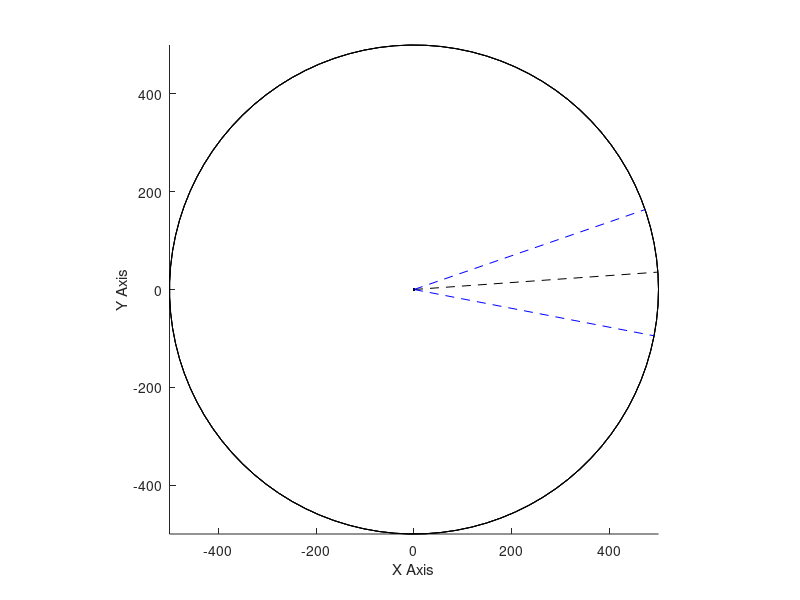

Here is the MATLAB script that generated this plot: (Note: this script raises an error after producing the figure.)
% параметры
radius = 500; % Радиус зоны обзора радара
deltaT = 0.017; % Шаг времени моделирования
falseObjProb = 0.1; % Вероятность появления ложной цели
curr_time = 0; % Текущее время

% Графика
figure;
hold on;
axis equal;
xlim([-radius, radius]);
ylim([-radius, radius]);
xlabel('X Axis');
ylabel('Y Axis');

% Параметры шума
muX = 0; muY = 0;
sigmaX = 1; sigmaY = 1;

% Параметры наблюдений (с шумами)
muD = 0; muAngle = 0; muTime = 0;
sigmaD = 1; sigmaAngle = deg2rad(1); sigmaTime = 0.01;

% Радар 
radar_angle = 0; % Начальный угол луча
full_rotation_time = 4.5; % Полный оборот за 4.5 секунды
omega = 2 * pi / full_rotation_time; % Угловая скорость
angle_resolution_deg = 30; % Разрешение луча радара (в градусах)
angle_resolution_rad = deg2rad(angle_resolution_deg); % Переводим в радианы

% Цели 
n = 5;
real_speed =  [20, 25, 30, 40, 10]; % Скорости целей в метрах в секунду
min_speed = 10; max_speed = 40; % минимальная и максимальная скорость отслеживаемых объектов

% Хранение данных
true_x = cell(1,n);
true_y = cell(1,n);

% Трекеры, missedDetections - количество пропущенных отметок,
% notMissedDetections - количество последовательно полученных отметок,
% Инициализация 1 структуры с нужными полями
emptyObj = struct( ...
    'id', 0, ...
    'distance', [], ...
    'angle', [], ...  % угол положения цели в радианах
    'x', [], ...
    'y', [], ...
    'direction', [], ... 	% угол направления цели в декартовой системе координат
    'velocity', [], ...
    'countForAverage', 0, ...
    'missedDetections', 0, ...
    'timestamps', []);

% Пустой массив структур
tracks = repmat(emptyObj, 0, 1);

theta = zeros(1,n); % Направление движения
x_position = zeros(1,n);
y_position = zeros(1,n);

max_missed_frames = 5; % Максимальное число пропусков перед удалением

while true
    cla;

    % Массивы для хранения обнаруженных на данном шаге отметок (дистанция, угол, координаты и
    % время)
    viewed_d = [];
    viewed_angle = [];
    viewed_time = [];
    viewed_x = [];
    viewed_y = [];

    %Обновление радара
    radar_angle = mod(radar_angle + omega * deltaT, 2 * pi);

    % Рисуем окружность
    theta_circle = linspace(0, 2*pi, 100);
    plot(radius*cos(theta_circle), radius*sin(theta_circle), 'k-', 'HandleVisibility','off');
    plot(0, 0, '.', 'Color', "#000000", 'HandleVisibility','off');

    % Рисуем луч радара
    beam_x = radius * cos(radar_angle);
    beam_y = radius * sin(radar_angle);
    plot([0 beam_x], [0 beam_y], '--', 'LineWidth', 0.5, 'Color', "#000000");
    beam_x = radius * cos(radar_angle + angle_resolution_rad/2);
    beam_y = radius * sin(radar_angle + angle_resolution_rad/2);
    plot([0 beam_x], [0 beam_y], 'b--', 'LineWidth', 0.5);
    beam_x = radius * cos(radar_angle - angle_resolution_rad/2);
    beam_y = radius * sin(radar_angle - angle_resolution_rad/2);
    plot([0 beam_x], [0 beam_y], 'b--', 'LineWidth', 0.5, 'Color', "b");

    % Цикл
    for i = 1:n
        % если какая-то цель вышла за область видимости создаем новые
        % массивы для моделирования ее движения
        if isempty(true_x{i}) || sqrt(x_position(i)^2 + y_position(i)^2) >= radius
            start_angle = rand() * 2 * pi;
            x_position(i) = radius * cos(start_angle);
            y_position(i) = radius * sin(start_angle);
            theta(i) = mod(atan2(-y_position(i), -x_position(i)), 2*pi) + 2 * rand() - 1; % делаем чтобы цель двигалась на радар отклоняясь максимум на 1 радиан
            true_x{i}=[x_position(i)];
            true_y{i}=[y_position(i)];

        else % иначе находим ее координаты в соответствии со скоростью и направлением
            dx = real_speed(i) * deltaT * cos(theta(i)) + muX + sigmaX * randn * deltaT;
            dy = real_speed(i) * deltaT * sin(theta(i)) + muY + sigmaY * randn * deltaT;
            x_position(i) = x_position(i) + dx;
            y_position(i) = y_position(i) + dy;

            true_x{i}=[true_x{i}, x_position(i)];
            true_y{i}=[true_y{i}, y_position(i)];
            
            % рисуем реальную траекторию целей
            if length(true_x{i}) > 1
                plot(true_x{i}, true_y{i}, '--k');
            end
        end

        % попадание в луч радарa
        target_angle = mod(atan2(y_position(i), x_position(i)), 2*pi);
        angle_diff = min(mod(abs(target_angle - radar_angle), 2*pi), ...
                         mod(abs(radar_angle - target_angle), 2*pi));

        % если цель попала в луч радара вносим отметку в массив новых
        % отметок на текущем шаге (сделано)
        if angle_diff < angle_resolution_rad/2 
            distance = sqrt(x_position(i)^2 + y_position(i)^2) + muD + sigmaD * randn; 

            viewed_d = [viewed_d, distance];
            viewed_angle = [viewed_angle, target_angle + muAngle + sigmaAngle * randn];
            viewed_time = [viewed_time, curr_time + muTime + sigmaTime * randn];

            viewed_x = [viewed_x, distance*cos(viewed_angle(end))];
            viewed_y = [viewed_y, distance*sin(viewed_angle(end))];

            plot(viewed_x(end), viewed_y(end), 'o',...
                'MarkerFaceColor','g','MarkerEdgeColor','g','MarkerSize',10);

            %text(viewed_x{i}(end), viewed_y{i}(end), ...
                %sprintf('Angle: %.2f°\nDistance: %.2f', rad2deg(viewed_angle{i}(end)), distance), ...
                %'VerticalAlignment', 'bottom', 'HorizontalAlignment', 'right');
        end

        %Добавляем ложные отметки к массиву отметок полученных на данном
        %шаге (сделано)
        if rand < (falseObjProb * angle_resolution_deg / 180)

            theta0 = radar_angle + (2 * rand() - 1) * (angle_resolution_rad / 2); 
            r0 = sqrt(rand) * radius;

            viewed_d = [viewed_d, r0];
            viewed_angle = [viewed_angle, theta0];
            viewed_time = [viewed_time, curr_time + muTime + sigmaTime * randn];

            viewed_x = [viewed_x, distance*cos(viewed_angle(end))];
            viewed_y = [viewed_y, distance*sin(viewed_angle(end))];

            plot(viewed_x(end), viewed_y(end), '*', 'Color', "black"); 
        end

    end 
    
    if ~isempty(viewed_x)
        %% сначала делаем отождествление полученных отметок с существующими траекториями
        % пробегаемся по имеющимся траекториям и каждой присваиваем 
        % ближайшую к предсказанной отметку от радара, если она
        % удовлетворяет условиям о близости
        for t_id = 1:length(tracks)
            bestId = -1;
            if length(tracks(t_id)) > 1 % проверка что в треке есть хотя бы 2 точки
	            minDist = Inf;
                % по старым x и y вычисляем предсказание x и y, и по ним
                % предсказание дистанции
                pred_x = tracks(t_id).x(end) + tracks(t_id).vel(end) * (curr_time - tracks(t_id).timestamps(end)) * cos(tracks(t_id).direction(end));
                pred_y = tracks(t_id).y(end) + tracks(t_id).vel(end) * (curr_time - tracks(t_id).timestamps(end)) * sin(tracks(t_id).direction(end));
                pred_d = sqrt(pred_x^2 + pred_y^2);
                pred_angle = mod(atan2(pred_y, pred_x), 2*pi);
                
	            % ищем минимальное расстояние 
                for i = length(viewed_x):-1:1
                    if abs(viewed_d(i)-pred_d) <= 3*sigmaD && abs(viewed_angle(i)-pred_angle) <= 3*sigmaAngle
                        dist = sqrt((pred_x-viewed_x(i))^2+(pred_y-viewed_y(i)));
                        if dist < minDist
                            minDist = dist;
                            bestId = i;
                        end
                    end
                end

                if bestId ~= -1
                    % добавляем лучшую отметку
    
                    % если нужно усреднять с предыдущими
                    if curr_time - tracks(t_id).timestamps(end+1) < 0.7*full_rotation_time
                        % сюда нужно вставить фильтр Калмана
    
                        % Обновляем счётчики
                        tracks(t_id).countForAverage = tracks(t_id).countForAverage + 1;
    
                        % Усредняем отметку с countForAverage-1 последними отметками
                        tracks(t_id).distance(end) = (tracks(t_id).distance(end)*(tracks(t_id).countForAverage-1) + viewed_d(bestId))/tracks(t_id).countForAverage;
                        tracks(t_id).angle(end) = (tracks(t_id).angle(end)*(tracks(t_id).countForAverage-1) + viewed_angle(bestId))/tracks(t_id).countForAverage;
                        tracks(t_id).x(end) = (tracks(t_id).x(end)*(tracks(t_id).countForAverage-1) + viewed_x(bestId))/tracks(t_id).countForAverage;
                        tracks(t_id).y(end) = (tracks(t_id).y(end)*(tracks(t_id).countForAverage-1) + viewed_y(bestId))/tracks(t_id).countForAverage;
        
                        % Усредняем временную метку
                        tracks(t_id).timestamps(end) = (tracks(t_id).timestamps(end)*(tracks(t_id).countForAverage-1) + curr_time)/tracks(t_id).countForAverage;
                        
                        % Замеры скорости и направления
                        dx = diff(tracks(t_id).x(end-1:end));
                        dy = diff(tracks(t_id).y(end-1:end));
                        dt = diff(tracks(t_id).timestamps(end-1:end));
                        tracks(t_id).velocity(end) = hypot(dx, dy) / dt;
                        tracks(t_id).direction(end) = mod(atan2(dy, dx), 2*pi);
                        
                    else % если не нужно усреднять
                        % сюда нужно вставить фильтр Калмана
                        tracks(t_id).distance(end+1) = viewed_d(bestId);
                        tracks(t_id).angle(end+1) = viewed_angle(bestId);
                        tracks(t_id).x(end+1) = viewed_x(bestId);
                        tracks(t_id).y(end+1) = viewed_y(bestId);
        
                        % Добавляем временную метку
                        tracks(t_id).timestamps(end+1) = curr_time;
    
                        % Добавляем в трек замеры скорости и направления
                        dx = diff(tracks(t_id).x(end-1:end));
                        dy = diff(tracks(t_id).y(end-1:end));
                        dt = diff(tracks(t_id).timestamps(end-1:end));
                        tracks(t_id).velocity(end+1)  = hypot(dx, dy) / dt;
                        tracks(t_id).direction(end+1) = mod(atan2(dy, dx), 2*pi);
                        
                        % Обновляем счётчики
                        tracks(t_id).countForAverage = 1;
                    
                    end
                    
                    tracks(t_id).missedDetections = 0;
    
                    % Удаляем отождествленную отметку из массива новых отметок
                    viewed_d(bestId) = [];
                    viewed_angle(bestId) = [];
                    viewed_time(bestId) = [];
                    viewed_x(bestId) = [];
                    viewed_y(bestId) = [];
    
                else
                    % проверяем, попадает ли предсказанное значение отметки в
                    % область видимости радара
                    angle_diff = min(mod(abs(pred_angle - radar_angle), 2*pi), ...
                             mod(abs(radar_angle - pred_angle), 2*pi));
                    if angle_diff < angle_resolution_rad/2  
                        % если предсказанное положение цели попадает в область видимости но
                        % подходящую отметку не нашли, в треке пропуск отметки
                        tracks(t_id).missedDetections = tracks(t_id).missedDetections + 1;
                    end
                end
            end
        end

        %% Затем находим вторые точки для траектории (завязка траектории)
        for t_id = 1:length(tracks)
            if length(tracks(t_id)) == 1 % проверка что в треке 1 точка
                flag = 0; % для первой подходящей точки записываем в этот же трек, 
                            % для других подходящих копируем трек
                % проверяем расстояние 
                for i = length(viewed_x):-1:1
                    distance = sqrt((viewed_x(i) - tracks(t_id).x(end))^2 + (viewed_y(i) - tracks(t_id).y(end))^2);
                    max_distance = max_speed*(curr_time-tracks(t_id).timestamps(1)) + 5; % максимальная дистанция для попадания в строб
                    min_distance = min_speed*(curr_time-tracks(t_id).timestamps(1)) - 5; % минимальная дистанция для попадания в строб
                    
                    if distance < max_distance && distance > min_distance
                        % если нужно усреднять с предыдущими, то это все еще первая точка
                        if curr_time - tracks(t_id).timestamps(1) < 1.5*deltaT 
                            % Обновляем счётчики
                            tracks(t_id).countForAverage = tracks(t_id).countForAverage + 1;
    
                            % Усредняем отметку с countForAverage-1 последними отметками
                            tracks(t_id).distance(end) = (tracks(t_id).distance(end)*(tracks(t_id).countForAverage-1) + viewed_d(i))/tracks(t_id).countForAverage;
                            tracks(t_id).angle(end) = (tracks(t_id).angle(end)*(tracks(t_id).countForAverage-1) + viewed_angle(i))/tracks(t_id).countForAverage;
                            tracks(t_id).x(end) = (tracks(t_id).x(end)*(tracks(t_id).countForAverage-1) + viewed_x(i))/tracks(t_id).countForAverage;
                            tracks(t_id).y(end) = (tracks(t_id).y(end)*(tracks(t_id).countForAverage-1) + viewed_y(i))/tracks(t_id).countForAverage;
        
                            % Усредняем временную метку
                            tracks(t_id).timestamps(end) = (tracks(t_id).timestamps(end)*(tracks(t_id).countForAverage-1) + curr_time)/tracks(t_id).countForAverage;
                        
                        else % если не нужно усреднять
                            if flag % Копируем трек
                                new_track = tracks(t_id);  % Копирование всех полей текущего трека
                                new_track.id = max([tracks.id]) + 1;  % Увеличиваем ID для нового трека
                                t_id = new_track.id;
                                tracks(end + 1) = new_track;  % Добавляем новый трек в массив tracks
                            end % Вставляем точку

                            tracks(t_id).distance(end+1) = viewed_d(i);
                            tracks(t_id).angle(end+1) = viewed_angle(i);
                            tracks(t_id).x(end+1) = viewed_x(i);
                            tracks(t_id).y(end+1) = viewed_y(i);
            
                            % Добавляем временную метку
                            tracks(t_id).timestamps(end+1) = curr_time;
        
                            % Добавляем в трек замеры скорости и направления
                            dx = diff(tracks(t_id).x(end-1:end));
                            dy = diff(tracks(t_id).y(end-1:end));
                            dt = diff(tracks(t_id).timestamps(end-1:end));
                            tracks(t_id).velocity(end+1)  = hypot(dx, dy) / dt;
                            tracks(t_id).direction(end+1) = mod(atan2(dy, dx), 2*pi);
                            
                            % Обновляем счётчики
                            tracks(t_id).countForAverage = 1;
                        end
                    
                        tracks(t_id).missedDetections = 0;
        
                        % Удаляем отождествленную отметку из массива новых отметок
                        viewed_d(i) = [];
                        viewed_angle(i) = [];
                        viewed_time(i) = [];
                        viewed_x(i) = [];
                        viewed_y(i) = [];

                        flag = 1;
                    end
                end
                
                % Если не нашли и с момента последней отмекти прошло full_rotation_time*1.5.
                % Получается если на следующем обороте не нашли вторую
                % отметку то удаляем траекторию
                if flag == 0 && (curr_time-tracks(t_id).timestamps(end)) > (full_rotation_time*1.5)
                    tracks(t_id) = [];
                end
            end
        end
    
        %% Оставшиеся точки сохраняем как возможные стартовые для новой траектории
        for i = 1:length(viewed_x)
            new_track = emptyObj;
            if ~isempty(tracks) && isstruct(tracks)
                new_track.id = max([tracks.id]) + 1;  % уникальный ID
            else
                new_track.id = 1; 
            end
            new_track.x = [viewed_x(i)];
            new_track.y = [viewed_y(i)];
            new_track.distance = [viewed_d(i)];
            new_track.angle = [viewed_angle(i)];
            new_track.timestamps = curr_time;
            new_track.direction = [NaN]; 	% угол направления и скорость пока неизвестны
            new_track.velocity = [NaN];
            new_track.countForAverage = 1;
            tracks(end+1) = new_track;
        end
    end

    % удаление старых треков
    if ~isempty(tracks) && isstruct(tracks)
        tracks = tracks([tracks.missedDetections] < max_missed_frames);
    end
    
    % анимация
    for t_idx = 1:length(tracks)
        plot(tracks(t_idx).x, tracks(t_idx).y, '-o', ...
             'MarkerFaceColor','r', 'MarkerEdgeColor','k', 'MarkerSize',8);
        text(tracks(t_idx).x, tracks(t_idx).y, num2str(tracks(t_idx).id), ...
             'VerticalAlignment','bottom', 'HorizontalAlignment','right');
    end

    drawnow;
    curr_time = curr_time + deltaT;
end
